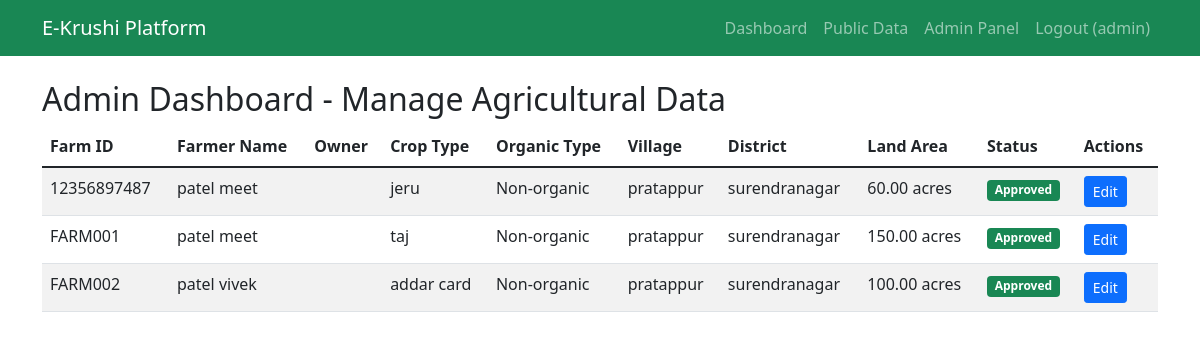
/admin-dashboard/ (signed in), run on the app's committed database.
### krushi_app/models.py (models this page shows, shortened)
class FarmerData(models.Model):
    user = models.ForeignKey(User, on_delete=models.CASCADE)
    farmer_name = models.CharField(max_length=100)
    phone_number = models.CharField(max_length=15)
    village = models.CharField(max_length=100)
    district = models.CharField(max_length=100)
    state = models.CharField(max_length=100)
    farm_id = models.CharField(max_length=50, unique=True)
    owner = models.CharField(max_length=100)
    water_source = models.CharField(max_length=20, choices=[('Canal', 'Canal'), ('Borewell', 'Borewell'), ('Rain-fed', 'Rain-fed'), ('Drip farming', 'Drip farming')])
    irrigation_type = models.CharField(max_length=50)
    organic_type = models.CharField(max_length=15, choices=[('Organic', 'Organic'), ('Non-organic', 'Non-organic')])
    aadhaar_number = models.CharField(max_length=12, unique=True, null=True, blank=True)
    aadhaar_image = models.ImageField(upload_to='aadhaar_images/', null=True, blank=True)
    crop_type = models.CharField(max_length=100)
    land_area = models.DecimalField(max_digits=10, decimal_places=2)
    created_at = models.DateTimeField(auto_now_add=True)
    updated_at = models.DateTimeField(auto_now=True)
    is_approved = models.BooleanField(default=False)
    class Meta:
        ordering = ['-created_at']

### krushi_app/views.py (the view)
# urls.py: path('admin-dashboard/', views.admin_dashboard, name='admin_dashboard'),
@user_passes_test(is_admin)
def admin_dashboard(request):
    all_data = FarmerData.objects.all()
    paginator = Paginator(all_data, 10)
    page_number = request.GET.get('page')
    page_obj = paginator.get_page(page_number)
    return render(request, 'admin/dashboard.html', {'page_obj': page_obj})

### krushi_app/views.py (called while the page is built)
def is_admin(user):
    return user.is_staff

### templates/admin/dashboard.html (shortened to what this page needs)
{% extends 'base.html' %}
{% block content %}
<h2>Admin Dashboard - Manage Agricultural Data</h2>
<div class="table-responsive">
    <table class="table table-striped">
        <thead>
            <tr>
                <th>Farm ID</th>
                <th>Farmer Name</th>
                <th>Owner</th>
                <th>Crop Type</th>
                <th>Organic Type</th>
                <th>Village</th>
                <th>District</th>
                <th>Land Area</th>
                <th>Status</th>
                <th>Actions</th>
            </tr>
        </thead>
        <tbody>
            {% for data in page_obj %}
                <tr>
                    <td>{{ data.farm_id }}</td>
                    <td>{{ data.farmer_name }}</td>
                    <td>{{ data.owner.username }}</td>
                    <td>{{ data.crop_type }}</td>
                    <td>{{ data.organic_type }}</td>
                    <td>{{ data.village }}</td>
                    <td>{{ data.district }}</td>
                    <td>{{ data.land_area }} acres</td>
                    <td>
                        {% if data.is_approved %}
                            <span class="badge bg-success">Approved</span>
                        {% else %}
                            <span class="badge bg-warning">Pending</span>
                        {% endif %}
                    </td>
                    <td>
                        <a href="{% url 'edit_farmer_data' data.pk %}" class="btn btn-sm btn-primary">Edit</a>
                    </td>
                </tr>
            {% empty %}
                <tr>
                    <td colspan="10" class="text-center">No data available</td>
                </tr>
            {% endfor %}
        </tbody>
    </table>
</div>
{% endblock %}

### templates/base.html (shortened to what this page needs)
<!DOCTYPE html>
<html lang="en">
<head>
    <link href="https://cdn.jsdelivr.net/npm/bootstrap@5.1.3/dist/css/bootstrap.min.css" rel="stylesheet">
</head>
<body>
    <nav class="navbar navbar-expand-lg navbar-dark bg-success">
        <div class="container">
            <a class="navbar-brand" href="{% url 'home' %}">E-Krushi Platform</a>
            <div class="navbar-nav ms-auto">
                {% if user.is_authenticated %}
                    <a class="nav-link" href="{% url 'user_dashboard' %}">Dashboard</a>
                    {% if user.is_staff %}
                        <a class="nav-link" href="{% url 'public_data' %}">Public Data</a>
                        <a class="nav-link" href="{% url 'admin_dashboard' %}">Admin Panel</a>
                    {% endif %}
                    <a class="nav-link" href="{% url 'logout' %}">Logout ({% if user.first_name %}{{ user.first_name }} {{ user.last_name }}{% else %}{{ user.username }}{% endif %})</a>
                {% else %}
                    <a class="nav-link" href="{% url 'login' %}">Login</a>
                    <a class="nav-link" href="{% url 'register' %}">Register</a>
                {% endif %}
            </div>
        </div>
    </nav>
    <div class="container mt-4">
        {% block content %}
        {% endblock %}
    </div>
</body>
</html>

### data on the page
FarmerData: farm_id "12356897487", farmer_name "patel meet", crop_type "jeru", organic_type "Non-organic", village "pratappur", district "surendranagar", land_area "60.00", is_approved "Approved"
FarmerData: farm_id "FARM001", farmer_name "patel meet", crop_type "taj", organic_type "Non-organic", village "pratappur", district "surendranagar", land_area "150.00", is_approved "Approved"
FarmerData: farm_id "FARM002", farmer_name "patel vivek", crop_type "addar card", organic_type "Non-organic", village "pratappur", district "surendranagar", land_area "100.00", is_approved "Approved"

### other printed values
{{ user.username }} "admin"
